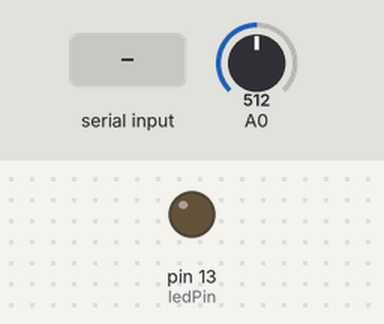
Bench run of a sketch on a simulated Arduino Uno, built with avr-gcc and run on an emulated ATmega328P. On the bench: output pins drawn as LEDs (lit = HIGH). The test bench sets the inputs (shaded band); at power-on: A0 = 512. What the sketch prints to the serial monitor is not drawn.

Above: at 1.2 s.
1.3 s: "H" received over Serial
At 2.1 s:
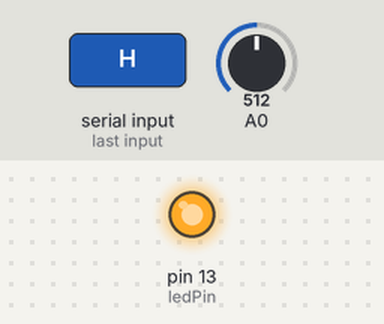
4.5 s: "L" received over Serial
At 5.8 s:
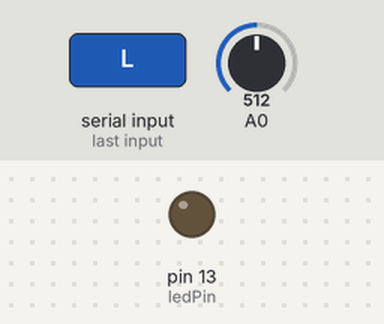
Timing chart, 0 to 7.5 s (numbered marks = the images above; inputs shaded):
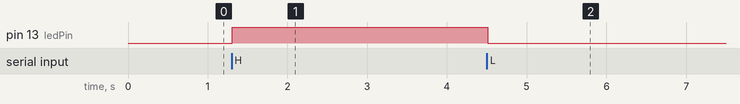

Measured:
- after the input at 1.3 s, pin 13 (ledPin): LOW → HIGH at once
- after the input at 4.5 s, pin 13 (ledPin): HIGH → LOW at once

The sketch:

Simul_Arduino.ino
```cpp
// IMA NYU Shanghai
// Interaction Lab

char valueFromProcessing;
int ledPin = 13;

void setup() {
  Serial.begin(9600);
  pinMode(ledPin, OUTPUT);
}

void loop() {
  int sensorValue = analogRead(A0) / 4;
  Serial.write(sensorValue);

  // to receive a value from Processing
  while (Serial.available()) {
    valueFromProcessing = Serial.read();
  }

  if (valueFromProcessing == 'H') {
    digitalWrite(ledPin, HIGH);
  } else if (valueFromProcessing == 'L') {
    digitalWrite(ledPin, LOW);
  }
  delay(10);
}
```
